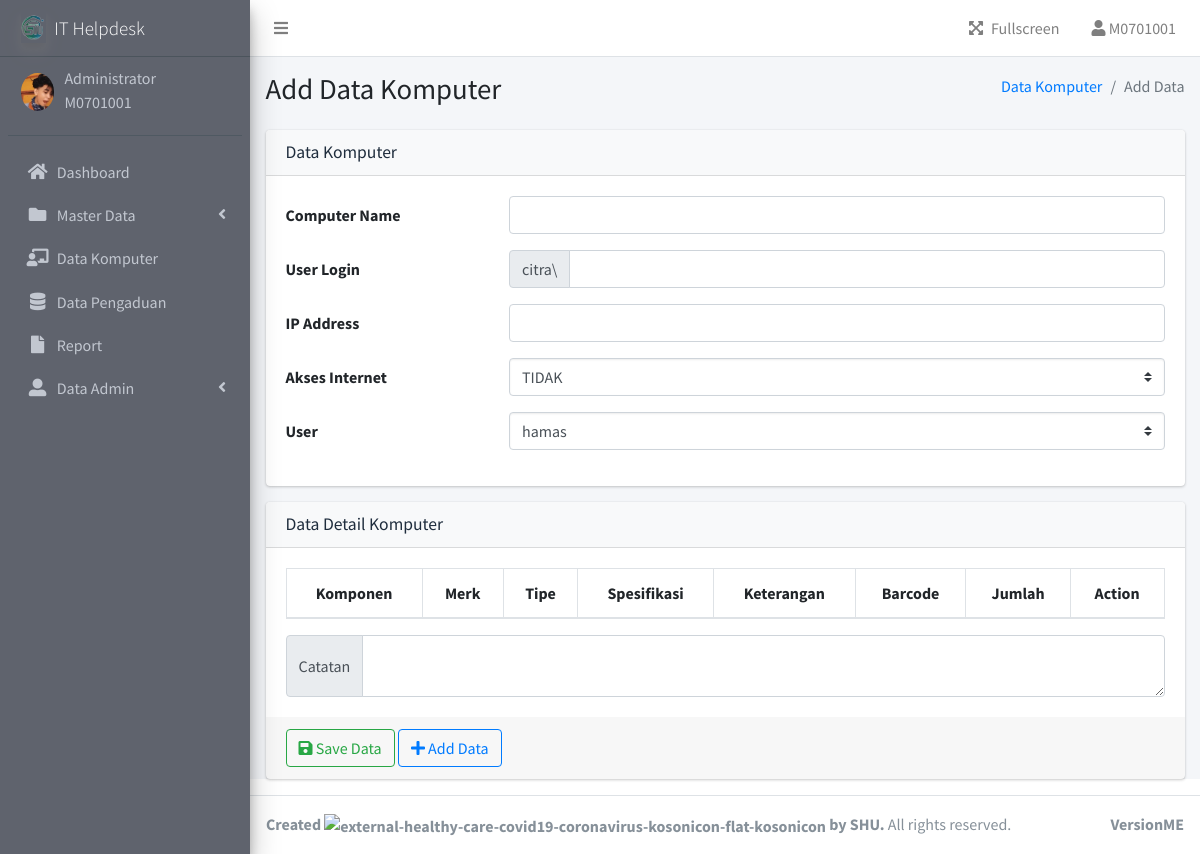
/admin/add-data-pc1.php (signed in), run on an earlier commit of the app's database.
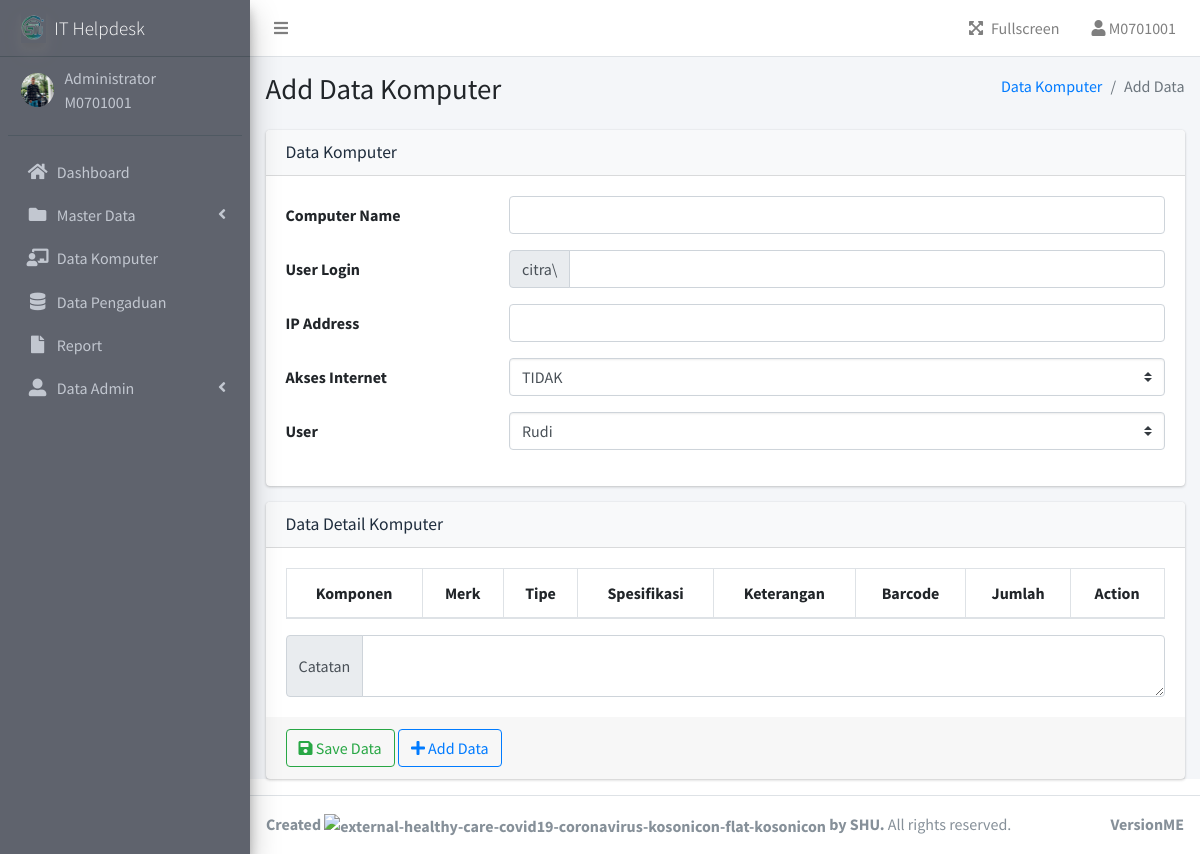
And on a later commit of the database.
### tables this page shows
CREATE TABLE `user` (
  `user_id` varchar(16) NOT NULL,
  `username` varchar(20) NOT NULL,
  `password` varchar(255) NOT NULL,
  `Role` varchar(30) NOT NULL,
  `img` varchar(255) NOT NULL,
  `status` tinyint(4) NOT NULL
);

### function.php (called while the page is built, shortened)
<?php
$db_host = "localhost";
$db_user = "root";
$db_pass = "";
$db_name = "db_helpdesk";
$conn = mysqli_connect($db_host, $db_user, $db_pass, $db_name);
function query($query)
{
    global $conn;
    $result = mysqli_query($conn, $query);
    $rows = [];
    while ($row = mysqli_fetch_assoc($result)) {
        $rows[] = $row;
    }
    return $rows;
}

### admin/add-data-pc1.php (the view, shortened to what the changed rows need)
<?php
include "templates/header.php";
include "templates/sidebar.php";
?>
<div class="content-wrapper">
    <section class="content-header">
        <div class="container-fluid">
            <div class="row mb-2">
                <div class="col-sm-6">
                    <h1>Add Data Komputer</h1>
                </div>
            </div>
        </div>
    </section>
    <section class="content">
        <div class="container-fluid">
            <form action="" method="POST">
                <div class="row">
                    <div class="col-md-12">
                        <div class="card card-light">
                            <div class="card-body">
                                <div class="form-group row">
                                    <div class="col-sm-9">
                                        <select class="custom-select" name="internet" id="internet">
                                            <?php
                                            $sql = mysqli_query($conn, "SELECT * FROM pengguna");
                                            while ($data = mysqli_fetch_array($sql)) {
                                            ?>
                                                <option value="<?php echo $data['id']; ?>">
                                                    <?php echo $data['nama']; ?></option>
                                            <?php
                                            }
                                            ?>
                                        </select>
                                    </div>
                                </div>
                            </div>
                        </div>
                    </div>
                </div>
                <div class="card card-light">
                    <div class="card-body">
                        <div class="table-responsive">
                            <table class="table table-bordered" id="item_table">
                                <thead align="center">
                                    <tr>
                                        <th>Komponen</th>
                                        <th>Merk</th>
                                        <th>Tipe</th>
                                        <th>Spesifikasi</th>
                                        <th>Keterangan</th>
                                        <th>Barcode</th>
                                        <th>Jumlah</th>
                                        <th>Action</th>
                                    </tr>
                                </thead>
                            </table>
                        </div>
                    </div>
                </div>
            </form>
        </div>
    </section>
</div>
<?php
include "templates/footer.php";
?>

### admin/templates/header.php (shortened to what the changed rows need)
<?php
include '../function.php';
?>
<!DOCTYPE html>
<html lang="en">
<head>
  <link rel="stylesheet" href="../assets/plugins/fontawesome-free/css/all.min.css">
  <link rel="stylesheet" href="../assets/plugins/datatables-bs4/css/dataTables.bootstrap4.min.css">
  <link rel="stylesheet" href="../assets/plugins/datatables-buttons/css/buttons.bootstrap4.min.css">
  <link rel="stylesheet" href="../assets/plugins/datatables-responsive/css/responsive.bootstrap4.min.css">
  <link rel="stylesheet" href="../assets/dist/css/adminlte.min.css">
  <link rel="stylesheet" href="../assets/plugins/jquery-ui/jquery-ui.min.css">
</head>
<body class="hold-transition sidebar-mini">
  <div class="wrapper">
    <aside class="main-sidebar sidebar-dark-primary elevation-4">
      <div class="sidebar">
        <div class="user-panel mt-3 pb-3 mb-3 d-flex">
          <div class="image">
            <?php
            $id = $_SESSION["login"]["user_id"];
            $data = query("SELECT * FROM user WHERE user_id = '$id'")[0];
            ?>
            <img src="../assets/img/profile/<?= $data['img']; ?> " class="img-circle" alt="User Image">
          </div>
        </div>

What changed in the data, as far as the page shows it:
changed user: img: a different picture
Also different on the page:
form field internet: "hamas" → "Rudi"
